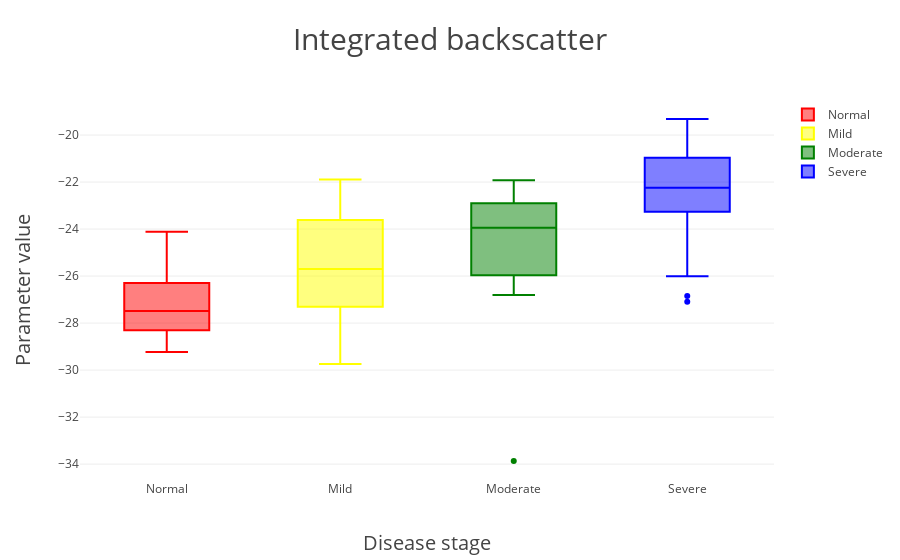
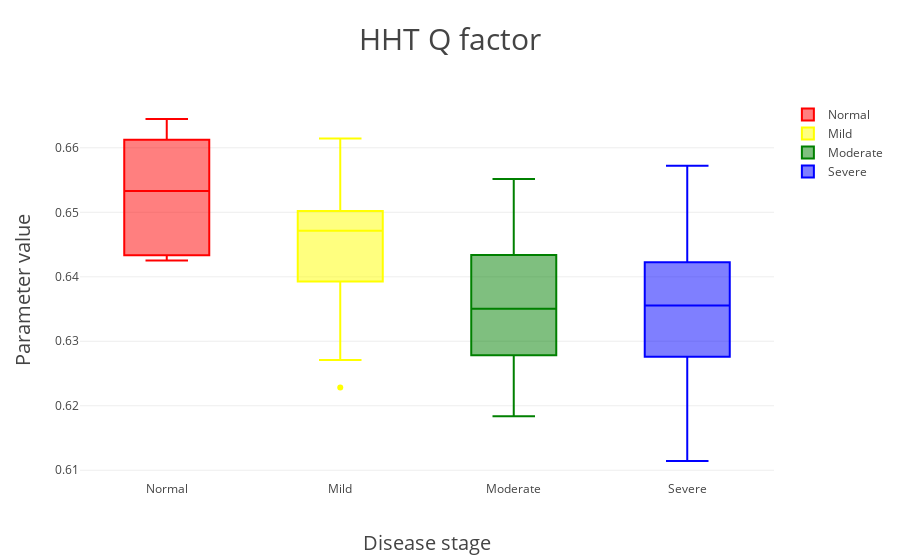
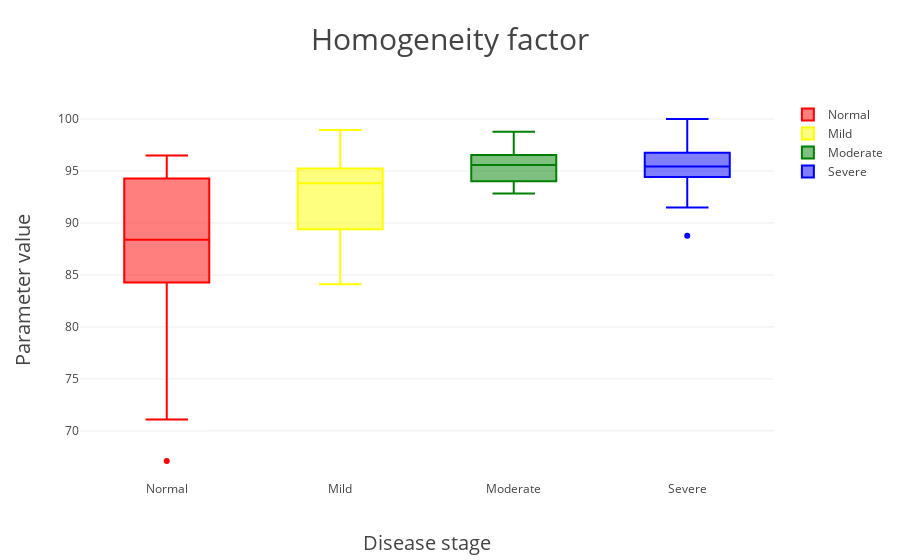

The cell these charts' notebook holds for them, in order:
### Markdown cell above
># test dataset
>>## separate in four period by steatosis:
>>>### Normal : < 5 %
>>>### Mild : 5 ~ 33 %
>>>### Moderate : 33 ~ 66 %
>>>### Severe : > 66 %

### Code cell
# Box plot
# import models
import xlrd
import numpy as np
import plotly.graph_objs as go
from plotly.offline import init_notebook_mode, iplot

# open offline plotly
init_notebook_mode(connected=True)

# load data
## New Pathology for test
data = xlrd.open_workbook("NPathology.xlsx").sheets()[0]

y_test = np.zeros((74, 3))
y_test[:, 0] = data.col_values(3)  # y0 = Integrated backscatter
y_test[:, 1] = data.col_values(4)  # y1 = Q factor (HHT)
y_test[:, 2] = data.col_values(6)  # y2 = Homogeneity factor

### group
y0 = []
y1 = []
y2 = []
y3 = []
nrows = data.nrows
for i in range(nrows):  # X = 'T' or 'F' from Pathology data 
    if data.cell(i,1).value < 5:
        y0.append(y_test[i, :].tolist())
    elif data.cell(i,1).value <= 33:
        y1.append(y_test[i, :].tolist())
    elif data.cell(i,1).value <= 66:
        y2.append(y_test[i, :].tolist())
    else:
        y3.append(y_test[i, :].tolist())

### list to array
y0 = np.asarray(y0)
y1 = np.asarray(y1)
y2 = np.asarray(y2)
y3 = np.asarray(y3)

# def box_plot
def box_plot(i):
    trace0 = go.Box(y = y0[:, i], name = 'Normal', marker = dict(color = 'red'))
    trace1 = go.Box(y = y1[:, i], name = 'Mild', marker = dict(color = 'yellow'))
    trace2 = go.Box(y = y2[:, i], name = 'Moderate', marker = dict(color = 'green'))
    trace3 = go.Box(y = y3[:, i], name = 'Severe', marker = dict(color = 'blue'))
    layout=go.Layout(title = '{0}'.format(categories[i]),
                     titlefont = {'size':'30'},
                     xaxis = {'title':'Disease stage', 'titlefont':{'size':'20'}},
                     yaxis = {'title':'Parameter value', 'titlefont':{'size':'20'}})
    traces = [trace0, trace1, trace2, trace3]
    fig = go.Figure(data=traces, layout=layout)
    iplot(fig)

# plot
categories = ['Integrated backscatter', 'HHT Q factor', 'Homogeneity factor']
for i in range(3):
    box_plot(i)

### Figure 1 — Plotly figure (JSON) as saved in the notebook; plotly's stock layout.template omitted (floating-point values rounded to 4 significant figures)
{"data": [{"marker": {"color": "red"}, "name": "Normal", "type": "box", "uid": "a23df9", "y": [-28.31, -25.14, -24.11, -26.29, -28.9, -27.69, -27.09, -29.23, -27.71, -27.65, -26.11, -27.2, -28.5, -27.32]}, {"marker": {"color": "yellow"}, "name": "Mild", "type": "box", "uid": "b6b731", "y": [-28.61, -24.95, -28.22, -26.0, -24.46, -23.45, -26.89, -27.39, -26.79, -27.23, -25.41, -23.78, -21.89, -26.18, -24.39, -28.84, -23.38, -29.74, -22.59, -23.14]}, {"marker": {"color": "green"}, "name": "Moderate", "type": "box", "uid": "a0bf44", "y": [-22.91, -25.23, -33.87, -25.97, -23.91, -22.65, -25.74, -22.38, -26.8, -26.68, -21.92, -23.71, -22.9, -23.98]}, {"marker": {"color": "blue"}, "name": "Severe", "type": "box", "uid": "e5d627", "y": [-22.97, -26.01, -22.63, -21.59, -21.0, -22.23, -19.32, -21.24, -27.09, -20.96, -22.27, -23.27, -26.84, -25.91, -20.5, -21.74, -23.52, -23.05, -22.26, -21.74, -20.51, -19.37, -24.34, -20.43, -20.54, -22.88]}], "layout": {"autosize": true, "title": "Integrated backscatter", "titlefont": {"size": "30"}, "xaxis": {"autorange": true, "range": [-0.5, 3.5], "title": "Disease stage", "titlefont": {"size": "20"}, "type": "category"}, "yaxis": {"autorange": true, "range": [-34.68, -18.51], "title": "Parameter value", "titlefont": {"size": "20"}, "type": "linear"}}}

### Figure 2 — Plotly figure (JSON) as saved in the notebook; plotly's stock layout.template omitted (floating-point values rounded to 4 significant figures)
{"data": [{"marker": {"color": "red"}, "name": "Normal", "type": "box", "uid": "2ecc60", "y": [0.6428, 0.6506, 0.6555, 0.6645, 0.6431, 0.6612, 0.6433, 0.6522, 0.6425, 0.6644, 0.649, 0.659, 0.6632, 0.6544]}, {"marker": {"color": "yellow"}, "name": "Mild", "type": "box", "uid": "7d4cc0", "y": [0.6493, 0.6228, 0.6449, 0.6459, 0.6271, 0.6614, 0.6453, 0.6526, 0.6285, 0.649, 0.6513, 0.6505, 0.6377, 0.6413, 0.65, 0.6409, 0.6484, 0.6486, 0.6287, 0.6535]}, {"marker": {"color": "green"}, "name": "Moderate", "type": "box", "uid": "344855", "y": [0.6361, 0.634, 0.6493, 0.6373, 0.6302, 0.6434, 0.6552, 0.6278, 0.6513, 0.6274, 0.6326, 0.6204, 0.6416, 0.6184]}, {"marker": {"color": "blue"}, "name": "Severe", "type": "box", "uid": "7c353c", "y": [0.6517, 0.6572, 0.6114, 0.6483, 0.6422, 0.6378, 0.6297, 0.6265, 0.6309, 0.635, 0.6116, 0.6492, 0.6361, 0.6434, 0.6344, 0.6409, 0.6325, 0.632, 0.6388, 0.6365, 0.6276, 0.6371, 0.6222, 0.6456, 0.6267, 0.6168]}], "layout": {"autosize": true, "title": "HHT Q factor", "titlefont": {"size": "30"}, "xaxis": {"autorange": true, "range": [-0.5, 3.5], "title": "Disease stage", "titlefont": {"size": "20"}, "type": "category"}, "yaxis": {"autorange": true, "range": [0.6085, 0.6674], "title": "Parameter value", "titlefont": {"size": "20"}, "type": "linear"}}}

### Figure 3 — Plotly figure (JSON) as saved in the notebook; plotly's stock layout.template omitted (floating-point values rounded to 4 significant figures)
{"data": [{"marker": {"color": "red"}, "name": "Normal", "type": "box", "uid": "b11329", "y": [90.29, 85.48, 94.27, 82.72, 96.48, 87.91, 88.86, 94.47, 84.27, 67.1, 94.92, 89.75, 71.1, 86.03]}, {"marker": {"color": "yellow"}, "name": "Mild", "type": "box", "uid": "991604", "y": [97.04, 94.61, 95.22, 93.8, 94.42, 93.58, 94.65, 88.14, 96.02, 95.28, 84.11, 92.06, 97.53, 93.83, 90.03, 88.77, 88.42, 93.01, 98.94, 88.6]}, {"marker": {"color": "green"}, "name": "Moderate", "type": "box", "uid": "2d3e0d", "y": [94.02, 97.23, 93.68, 96.54, 94.47, 95.59, 97.45, 96.29, 92.85, 93.99, 95.55, 96.17, 94.23, 98.78]}, {"marker": {"color": "blue"}, "name": "Severe", "type": "box", "uid": "020599", "y": [97.31, 98.14, 97.84, 91.49, 93.81, 96.2, 94.42, 93.52, 96.76, 93.33, 95.8, 88.76, 94.88, 100, 96.57, 96.84, 94.57, 96.07, 95.28, 94.66, 92.28, 96.9, 94.75, 95.18, 95.57, 96.48]}], "layout": {"autosize": true, "title": "Homogeneity factor", "titlefont": {"size": "30"}, "xaxis": {"autorange": true, "range": [-0.5, 3.5], "title": "Disease stage", "titlefont": {"size": "20"}, "type": "category"}, "yaxis": {"autorange": true, "range": [65.27, 101.8], "title": "Parameter value", "titlefont": {"size": "20"}, "type": "linear"}}}
